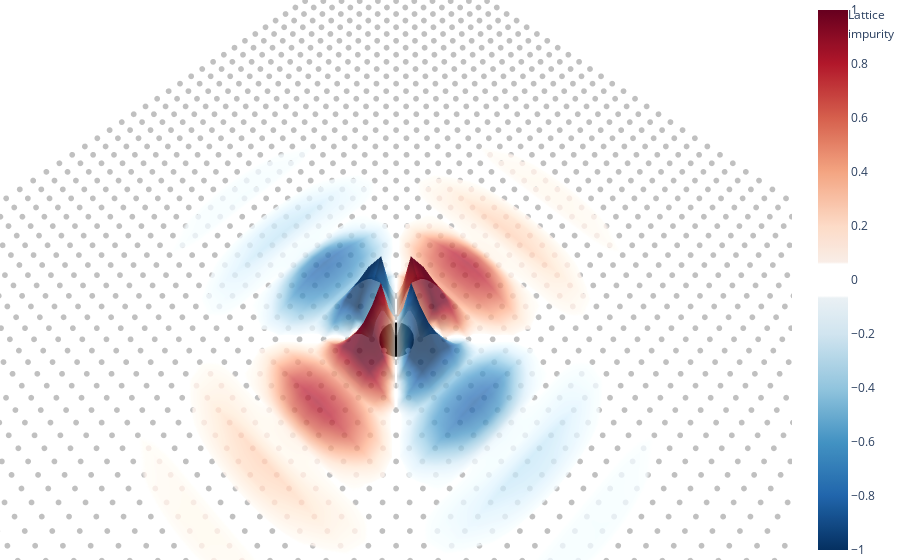

The code cell stored with this chart in its notebook:
### Code cell
fig.show()

### Figure 1 — Plotly figure (JSON) as saved in the notebook; plotly's stock layout.template omitted (floating-point values rounded to 4 significant figures; data arrays with more than 128 entries replaced by an {"elided": "..."} marker saying what was removed)
{"data": [{"marker": {"color": "silver", "size": 2}, "mode": "markers", "name": "Lattice", "type": "scatter3d", "x": {"elided": "2601 int values"}, "y": {"elided": "2601 int values"}, "z": {"elided": "2601 int values"}}, {"colorscale": {"elided": "256x2 mixed values"}, "name": "Density", "opacity": 0.75, "surfacecolor": {"elided": "51x51 float values"}, "type": "surface", "x": {"elided": "51x51 int values"}, "y": {"elided": "51x51 int values"}, "z": {"elided": "51x51 float values"}}, {"marker": {"color": "black", "size": 12}, "mode": "markers", "name": "impurity", "type": "scatter3d", "x": [0], "y": [0], "z": [0]}], "layout": {"margin": {"b": 0, "l": 0, "r": 0, "t": 0}, "scene": {"camera": {"eye": {"x": 0.2, "y": 0.2, "z": 0.55}}, "xaxis": {"visible": false}, "yaxis": {"visible": false}, "zaxis": {"range": [-0.1, 0.18], "visible": false}}}}
